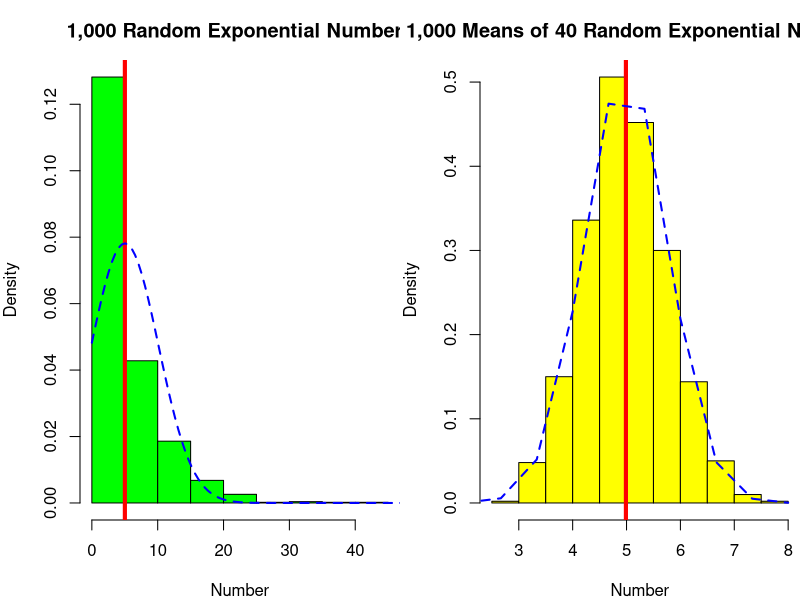

Write the R code that produced this figure.
#simulation for 1000 random exponentials
set.seed(1000)
rnumbers <- rexp(1000, 0.2)

#simulation for 1000 averages of 40 random exponentials
set.seed(4000)
rmeans = NULL
for(i in 1:1000) {
        rmeans <- c(rmeans, mean(rexp(40, 0.2)))
}

#comparing means of simulations
par(mfrow = c(1, 2), mar = c(4, 4, 3, 0))
hist(rnumbers, col = "green", xlab = "Number", freq = FALSE,
     main = "1,000 Random Exponential Numbers")
abline(v = mean(rnumbers), col = "red", lwd = 4)
text(6, 400, labels = "Red Line is Mean", pos = 4, cex = 2, col = "red")
x.num <- seq(0, 50, length.out=100)
y.num <- dnorm(x.num, mean(rnumbers), sd(rnumbers))
lines(x.num, y.num, col = "blue", lwd = 2, lty = 2)

hist(rmeans, col = "yellow", xlab = "Number", freq = FALSE,
     main = "1,000 Means of 40 Random Exponential Numbers")
abline(v = mean(rmeans), col = "red", lwd = 4)
text(5.5, 200, labels = "Red Line is Mean", pos = 4, cex = 2, col = "red")
x.mean <- seq(2, 8, length.out=10)
y.mean <- dnorm(x.mean, mean(rmeans), sd(rmeans))
lines(x.mean, y.mean, col = "blue", lwd = 2, lty = 2)

means <- data.frame("Dataset" = c("1,000 Numbers", "1,000 Means"), 
                    "Value" = c(mean(rnumbers), mean(rmeans)))
print(means)

#comparing variances






